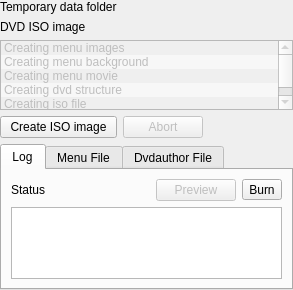
<?xml version="1.0" encoding="UTF-8"?>
<ui version="4.0">
 <class>DvdWizardStatus_UI</class>
 <widget class="QWidget" name="DvdWizardStatus_UI">
  <property name="geometry">
   <rect>
    <x>0</x>
    <y>0</y>
    <width>293</width>
    <height>287</height>
   </rect>
  </property>
  <layout class="QGridLayout" name="gridLayout_2">
   <property name="margin">
    <number>0</number>
   </property>
   <item row="0" column="0">
    <widget class="QLabel" name="label">
     <property name="text">
      <string>Temporary data folder</string>
     </property>
    </widget>
   </item>
   <item row="0" column="1" colspan="2">
    <widget class="KUrlRequester" name="tmp_folder"/>
   </item>
   <item row="1" column="0">
    <widget class="QLabel" name="label_2">
     <property name="text">
      <string>DVD ISO image</string>
     </property>
    </widget>
   </item>
   <item row="1" column="1" colspan="2">
    <widget class="KUrlRequester" name="iso_image"/>
   </item>
   <item row="2" column="0" colspan="3">
    <widget class="QListWidget" name="job_progress">
     <property name="enabled">
      <bool>false</bool>
     </property>
     <property name="alternatingRowColors">
      <bool>true</bool>
     </property>
     <item>
      <property name="text">
       <string>Creating menu images</string>
      </property>
     </item>
     <item>
      <property name="text">
       <string>Creating menu background</string>
      </property>
     </item>
     <item>
      <property name="text">
       <string>Creating menu movie</string>
      </property>
     </item>
     <item>
      <property name="text">
       <string>Creating dvd structure</string>
      </property>
     </item>
     <item>
      <property name="text">
       <string>Creating iso file</string>
      </property>
     </item>
    </widget>
   </item>
   <item row="3" column="0">
    <widget class="QPushButton" name="button_start">
     <property name="text">
      <string>Create ISO image</string>
     </property>
    </widget>
   </item>
   <item row="3" column="1">
    <widget class="QPushButton" name="button_abort">
     <property name="enabled">
      <bool>false</bool>
     </property>
     <property name="text">
      <string>Abort</string>
     </property>
    </widget>
   </item>
   <item row="3" column="2">
    <spacer name="horizontalSpacer_2">
     <property name="orientation">
      <enum>Qt::Horizontal</enum>
     </property>
     <property name="sizeHint" stdset="0">
      <size>
       <width>40</width>
       <height>20</height>
      </size>
     </property>
    </spacer>
   </item>
   <item row="4" column="0" colspan="3">
    <widget class="KTabWidget" name="error_box">
     <property name="currentIndex">
      <number>0</number>
     </property>
     <widget class="QWidget" name="tab_2">
      <attribute name="title">
       <string>Log</string>
      </attribute>
      <layout class="QGridLayout" name="gridLayout">
       <item row="0" column="0">
        <widget class="QLabel" name="label_7">
         <property name="text">
          <string>Status</string>
         </property>
        </widget>
       </item>
       <item row="0" column="1">
        <spacer name="horizontalSpacer">
         <property name="orientation">
          <enum>Qt::Horizontal</enum>
         </property>
         <property name="sizeHint" stdset="0">
          <size>
           <width>116</width>
           <height>20</height>
          </size>
         </property>
        </spacer>
       </item>
       <item row="0" column="2">
        <widget class="QPushButton" name="button_preview">
         <property name="enabled">
          <bool>false</bool>
         </property>
         <property name="text">
          <string>Preview</string>
         </property>
        </widget>
       </item>
       <item row="0" column="3">
        <widget class="QToolButton" name="button_burn">
         <property name="text">
          <string>Burn</string>
         </property>
         <property name="popupMode">
          <enum>QToolButton::InstantPopup</enum>
         </property>
        </widget>
       </item>
       <item row="1" column="0" colspan="4">
        <widget class="QTextEdit" name="error_log">
         <property name="readOnly">
          <bool>true</bool>
         </property>
        </widget>
       </item>
      </layout>
     </widget>
     <widget class="QWidget" name="tab">
      <attribute name="title">
       <string>Menu File</string>
      </attribute>
      <layout class="QGridLayout" name="gridLayout_3">
       <item row="0" column="0">
        <widget class="QPlainTextEdit" name="menu_file">
         <property name="readOnly">
          <bool>true</bool>
         </property>
        </widget>
       </item>
      </layout>
     </widget>
     <widget class="QWidget" name="tab_3">
      <attribute name="title">
       <string>Dvdauthor File</string>
      </attribute>
      <layout class="QGridLayout" name="gridLayout_4">
       <item row="0" column="0">
        <widget class="QPlainTextEdit" name="dvd_file">
         <property name="readOnly">
          <bool>true</bool>
         </property>
        </widget>
       </item>
      </layout>
     </widget>
    </widget>
   </item>
  </layout>
 </widget>
 <customwidgets>
  <customwidget>
   <class>KUrlRequester</class>
   <extends>QFrame</extends>
   <header>kurlrequester.h</header>
  </customwidget>
  <customwidget>
   <class>KTabWidget</class>
   <extends>QTabWidget</extends>
   <header>ktabwidget.h</header>
   <container>1</container>
  </customwidget>
 </customwidgets>
 <resources/>
 <connections/>
</ui>
